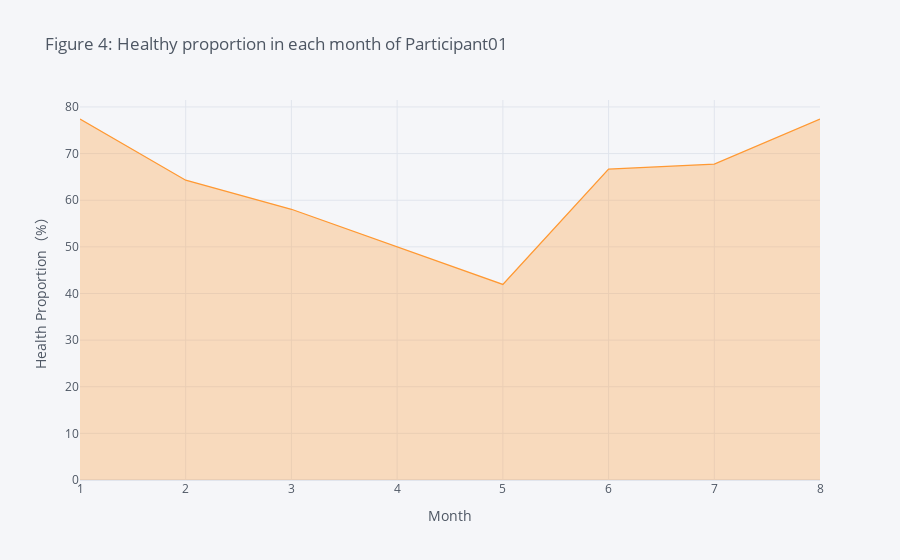

Notebook code for this chart:
### Markdown cell above
Proportion area chart of participant 01

### Code cell
proportion.figure(y="health_proportion(%)",
               fill=True,
               xTitle="Month", yTitle="Health Proportion（%）", title="Figure 4: Healthy proportion in each month of Participant01"
               )

### Figure 1 — Plotly figure (JSON) as saved in the notebook; plotly's stock layout.template omitted (floating-point values rounded to 4 significant figures)
{"data": [{"fill": "tozeroy", "fillcolor": "rgba(255, 153, 51, 0.3)", "line": {"color": "rgba(255, 153, 51, 1.0)", "dash": "solid", "shape": "linear", "width": 1.3}, "mode": "lines", "name": "health_proportion(%)", "text": "", "type": "scatter", "x": [1, 2, 3, 4, 5, 6, 7, 8], "y": [77.42, 64.29, 58.06, 50, 41.94, 66.67, 67.74, 77.42]}], "layout": {"legend": {"bgcolor": "#F5F6F9", "font": {"color": "#4D5663"}}, "paper_bgcolor": "#F5F6F9", "plot_bgcolor": "#F5F6F9", "title": {"font": {"color": "#4D5663"}, "text": "Figure 4: Healthy proportion in each month of Participant01"}, "xaxis": {"gridcolor": "#E1E5ED", "showgrid": true, "tickfont": {"color": "#4D5663"}, "title": {"font": {"color": "#4D5663"}, "text": "Month"}, "zerolinecolor": "#E1E5ED"}, "yaxis": {"gridcolor": "#E1E5ED", "showgrid": true, "tickfont": {"color": "#4D5663"}, "title": {"font": {"color": "#4D5663"}, "text": "Health Proportion（%）"}, "zerolinecolor": "#E1E5ED"}}}
